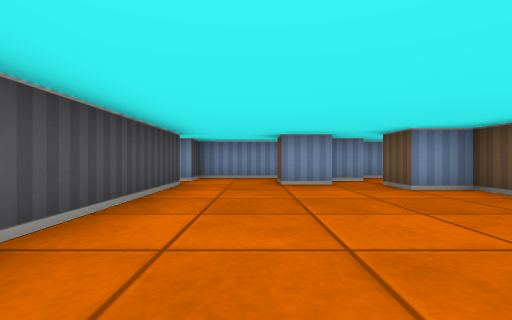
view 1 (above)

14 first-person views from a walk through a cub3D maze. The camera is about half as high as the walls, looks level and sees 85° across. The floor is counted in squares. Each view is taken from the middle of a square. On the plan, view 1 faces up. The plan holds only what a view shows up to about 9 squares ahead; the rest is blank. The place goes on beyond the plan.

view 2
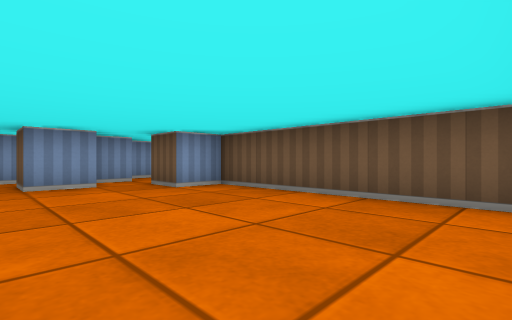

view 3
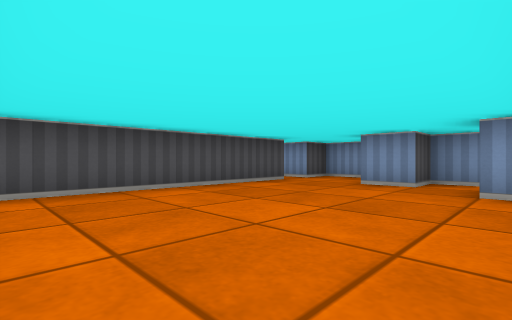

view 4
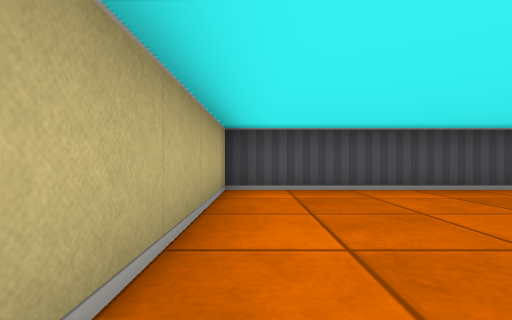

view 5
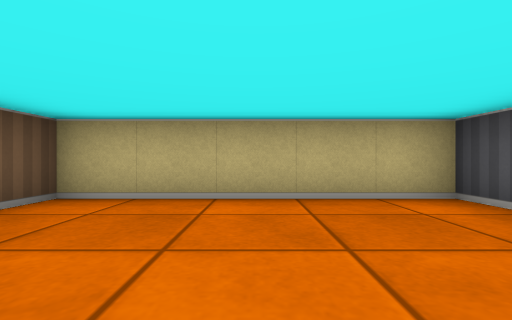

view 6
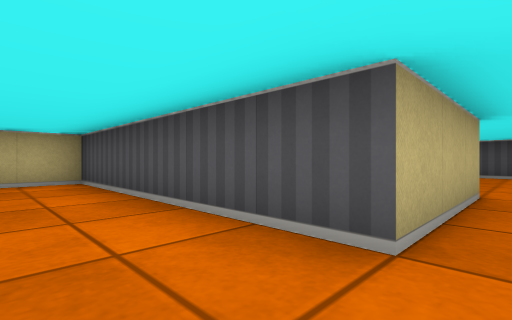

view 7
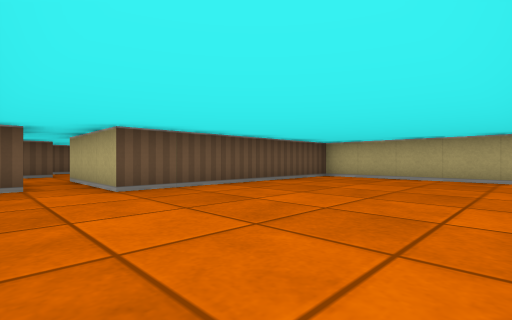

view 8
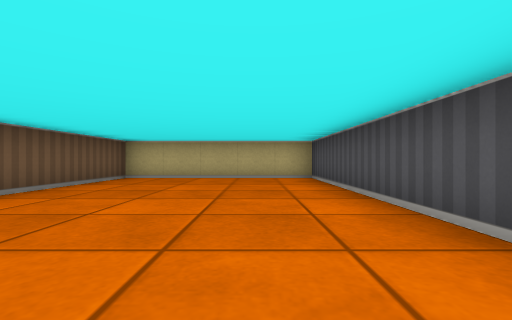

view 9
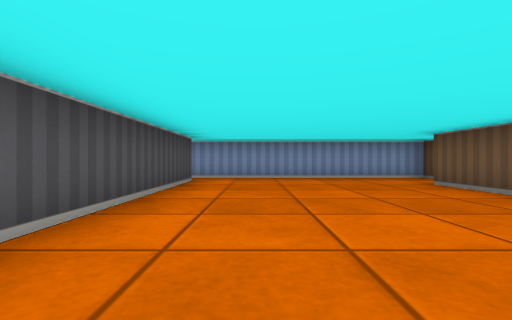

view 10
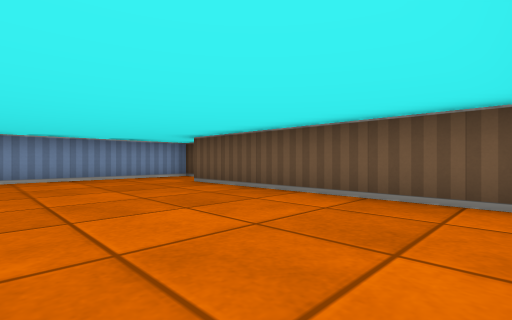

view 11
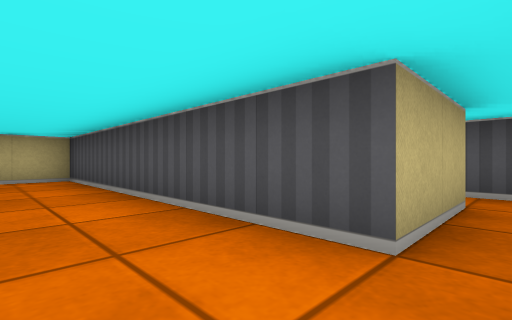

view 12
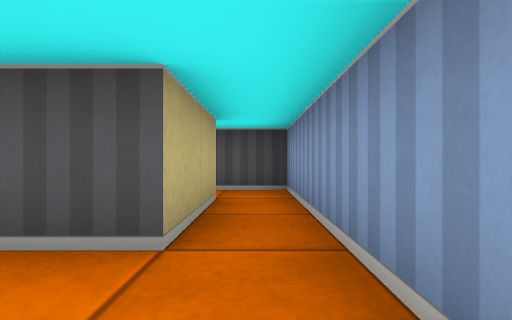

view 13
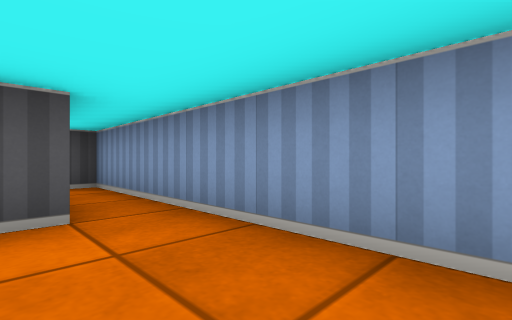

view 14
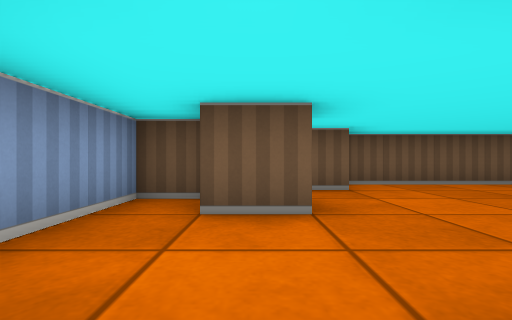

### Floor plan
Ten units are one square. View 1 is at (0, 0); x grows to the right and y downward. Boxes are objects, and circles mark ways between rooms. Rooms are numbered by the first view taken in them; rooms with no view inside come last. Other rooms are left out.
<svg viewBox="-110 -80 150 90">
<path fill="none" stroke="#000" d="M15 -55 5 -55 5 -65M-15 -55 -15 5 35 5 35 -45 25 -45 25 -55M26 -65 15 -65 15 -75 -15 -75 -15 -65M-95 -65 -95 5 -45 5 -45 -55 -15 -55M-35 -64 -35 -75 -95 -75M-15 -65 -24 -65"/>
<circle cx="-20" cy="-60" r="3" fill="#2a7"/>
<text x="10" y="-30">1</text>
<text x="-70" y="-40">2</text>
</svg>
Room 1 opens to room 2.

Where each view was taken, in squares from view 1:
view 1: 0 up, 0 right, facing up
view 2: 0 up, 0 right, facing up-right
view 3: 0 up, 3 right, facing up-left
view 4: 0 up, 3 right, facing left
view 5: 3 up, 1 right, facing down
view 6: 6 up, 0 right, facing down-left
view 7: 7 up, 9 left, facing down-right
view 8: 7 up, 8 left, facing down
view 9: 0 up, 8 left, facing up
view 10: 0 up, 8 left, facing up-right
view 11: 7 up, 8 left, facing down-left
view 12: 7 up, 8 left, facing left
view 13: 6 up, 7 left, facing up-left
view 14: 6 up, 2 left, facing right
